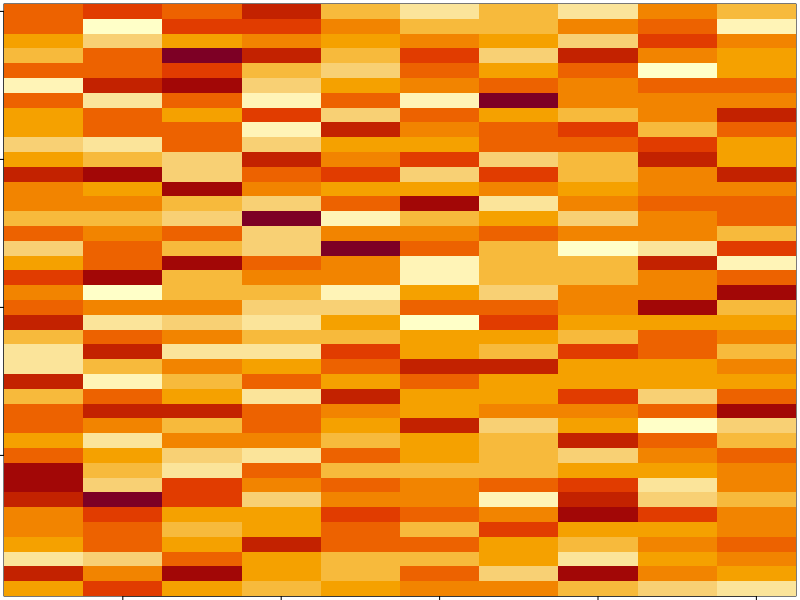
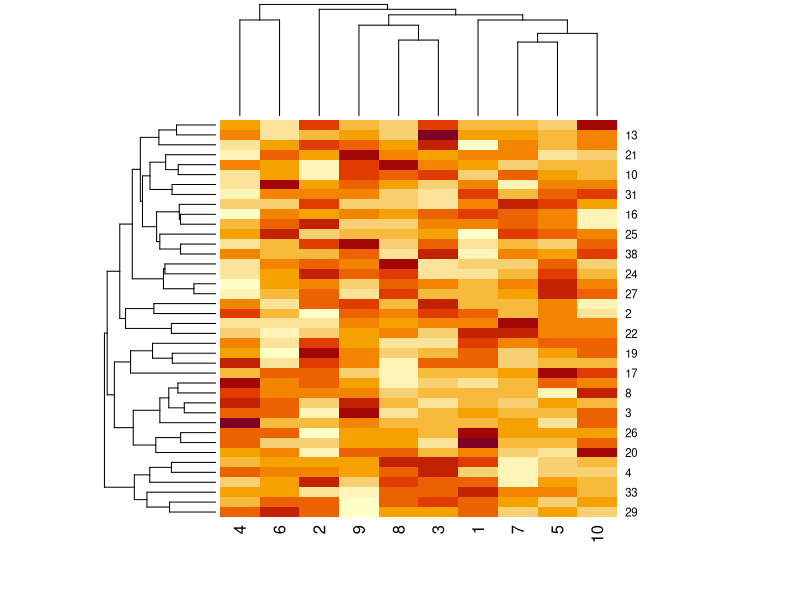
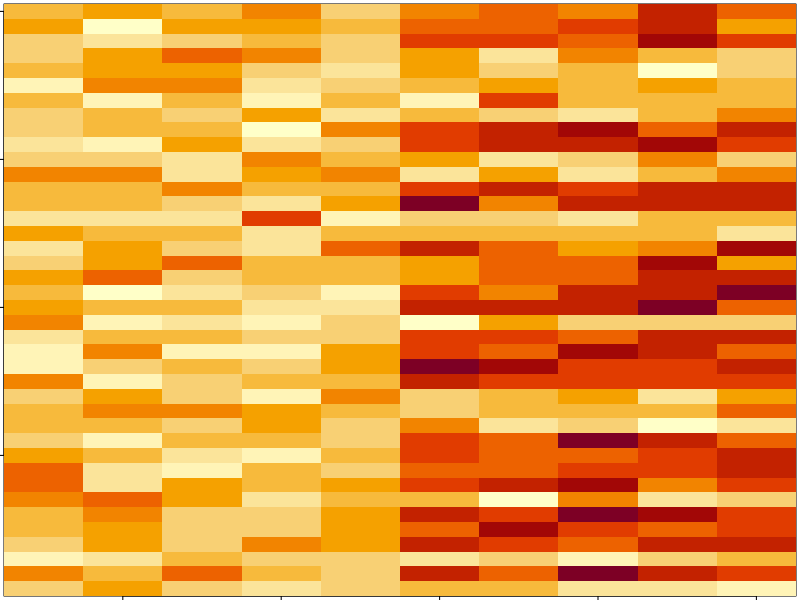
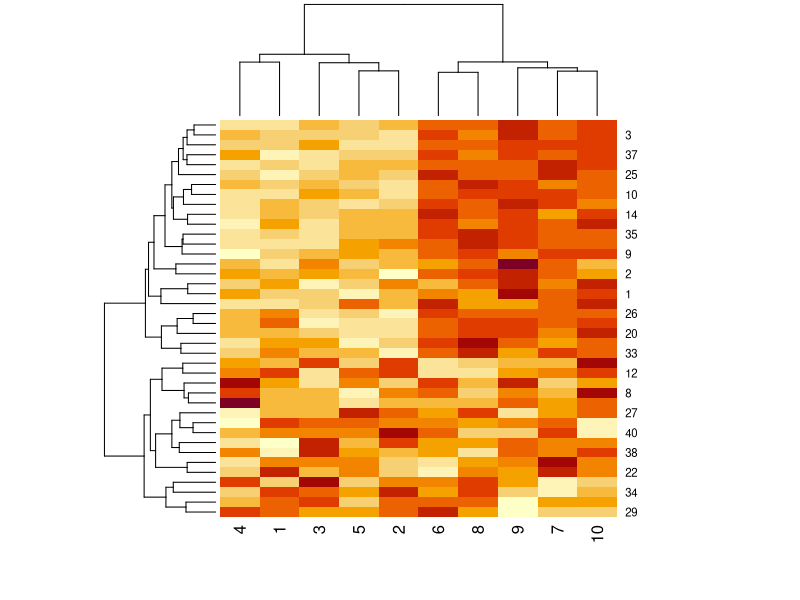
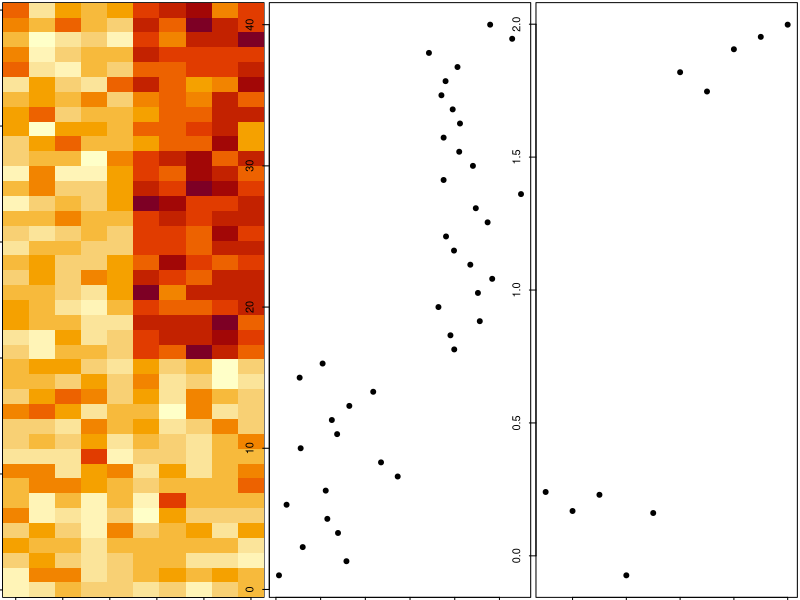
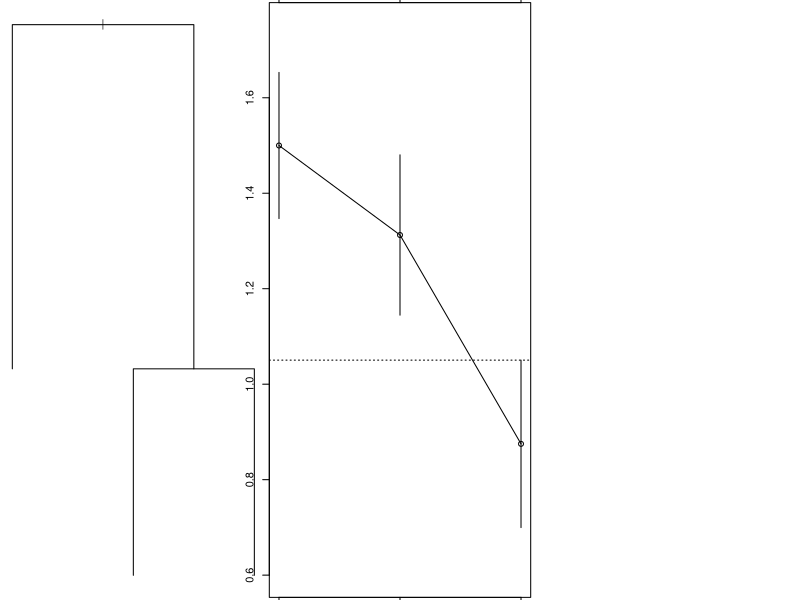

These figures' R source, in order:
rm(list=ls())

set.seed(12345)
#help(par)
par(mar=rep(.2,4))
data_Matrix<- matrix(rnorm(400), nrow=40)
image(1:10, 1:40, t(data_Matrix)[,nrow(data_Matrix):1])
#help(heatmap)
#help(rep)
par(mar=rep(.2,4))
heatmap(data_Matrix)
help(rbinom)

set.seed(678910)
for (i in 1:40){
  coin_Flip<- rbinom(1, size=1, prob=.5)
  if (coin_Flip){
    data_Matrix[i,]<- data_Matrix[i,]+rep(c(0,3), each=5)
  }
}

par(mar=rep(.2,4))
image(1:10, 1:40, t(data_Matrix)[,nrow(data_Matrix):1])
par(mar=rep(.2,4))
heatmap(data_Matrix)

hh<- hclust(dist(data_Matrix))
data_Matrix_Ordered <- data_Matrix[hh$order,]
par(mfrow = c(1,3))
image(t(data_Matrix_Ordered)[,nrow(data_Matrix_Ordered):1])
plot(rowMeans(data_Matrix_Ordered), 40:1, , xlab="The Row Mean", 
     ylab = "Row", pch=19)
plot(colMeans(data_Matrix_Ordered), xlab="Column", ylab = "Column Mean", pch=19)

###Titanic Data
data(Titanic)

#rpart
require(rpart)
titanic_rpart<- rpart(Survived ~., data=Titanic)
plot(titanic_rpart)
summary(titanic_rpart)
printcp(titanic_rpart)
plotcp(titanic_rpart)

#ctree





#hclust


#randomForest







